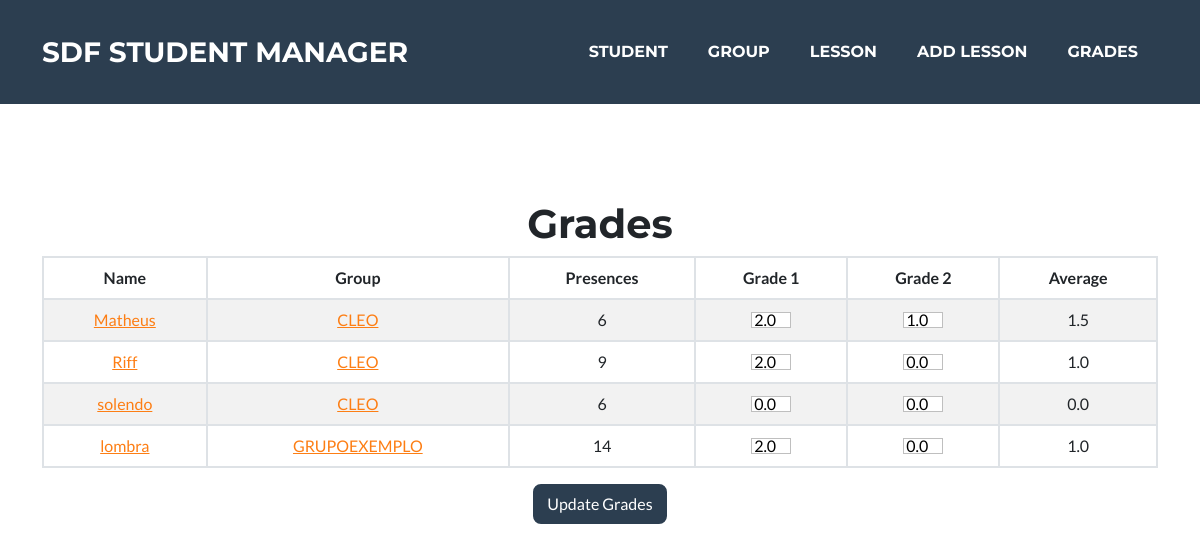
The app's page /grades/, older data.
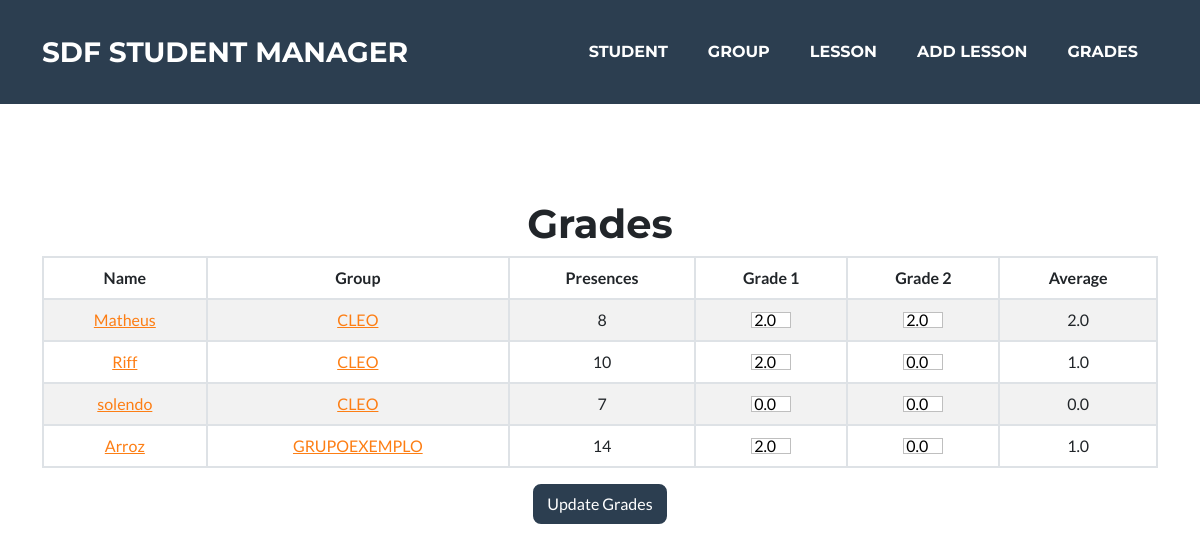
The same page, newer data.
### presence_count/models.py (models this page shows, shortened)
class Student(models.Model):
    name = models.CharField(max_length=100)
    email = models.EmailField(max_length=100)
    grade_1 = models.FloatField(default=0)
    grade_2 = models.FloatField(default=0)
    grade_avg = models.FloatField(default=0)
    presences = models.IntegerField(default=0)
    group = models.ForeignKey(Group, on_delete=models.PROTECT, default=None, null=True, blank=True)

class Group(models.Model):
    name = models.CharField(max_length=100)
    tracking = models.URLField(blank=True)
    repo = models.URLField(blank=True)
    prototype = models.URLField(blank=True)
    description = models.TextField(max_length=512, blank=True)
    def __str__(self):
        return self.name

### presence_count/views.py (the view, shortened to what this page needs)
# urls.py: path('grades/', views.grades_manager, name='grades_manager'),
def grades_manager(request):
    student_list = Student.objects.all().order_by('group_id')
    return render(request, 'student/update_grades.html', {'student_list': student_list})

### presence_count/templates/student/update_grades.html (shortened to what this page needs)
{% extends 'base.html' %}
{% block body %}
<header class="masthead text-center">
    <div class="container d-flex flex-column">
        <form action="" method="POST">
            <h1>Grades</h1>
            <table class="table table-striped table-hover table-bordered">
                <thead>
                    <tr>
                        <th scope="col">Name</th>
                        <th scope="col">Group</th>
                        <th scope="col">Presences</th>
                        <th scope="col">Grade 1</th>
                        <th scope="col">Grade 2</th>
                        <th scope="col">Average</th>
                    </tr>
                </thead>
                <tbody>
                    {% for student in student_list %}
                    <tr>
                        <td><a href="{% url 'presence_count:view_student' student.id %}" target="_blank">{{student.name}}</a></td>
                        {% if student.group_id %}
                            <td><a href="{% url 'presence_count:view_group' student.group_id %}" target="_blank">{{student.group}}</a></td>
                        {% else %}
                            <td>{{student.group}}</td>
                        {% endif %}
                        <td>{{student.presences}}</td>
                        <td>
                            <div class="grade1-update">
                                <input class="form-check-input grade" style='width: 2.5em' input="number" step="0.1"
                                    value={{student.grade_1}} name="grade1">
                            </div>
                        </td>
                        <td>
                            <div class="grade2-update">
                                <input class="form-check-input grade" style='width: 2.5em' input="number" step="0.1"
                                    value={{student.grade_2}} name="grade2">
                            </div>
                        </td>
                        <td>{{student.grade_avg}}</td>
                    </tr>
                    {% endfor %}
                </tbody>
            </table>
            <button class="btn btn-secondary" type="submit">Update Grades</button>
        </form>
    </div>
</header>
{% endblock %}

### presence_count/templates/base.html (shortened to what this page needs)
{% load static %}
<!DOCTYPE html>
<html lang="en">
<head>
    {% include 'snippets/head.html' %}
</head>
<body id="page-top">
    {% include 'snippets/navbar.html' %}
    {% block body %}
    {% endblock %}
</body>
</html>

### presence_count/templates/snippets/head.html (shortened to what this page needs)
{% load static %}
<link href="{% static 'css/styles.css' %}" rel="stylesheet" />

### presence_count/templates/snippets/navbar.html (shortened to what this page needs)
{% load static %}
<nav class="navbar navbar-expand-lg bg-secondary text-uppercase fixed-top" id="mainNav">
    <div class="container">
        <a class="navbar-brand" href="{% url 'presence_count:home' %}">SDF Student Manager</a>
        <div class="collapse navbar-collapse" id="navbarResponsive">
            <ul class="navbar-nav ms-auto">
                <li class="nav-item mx-0 mx-lg-1"><a class="nav-link py-3 px-0 px-lg-3 rounded" href="{% url 'presence_count:student' %}">Student</a></li>
                <li class="nav-item mx-0 mx-lg-1"><a class="nav-link py-3 px-0 px-lg-3 rounded" href="{% url 'presence_count:group' %}">Group</a></li>
                <li class="nav-item mx-0 mx-lg-1"><a class="nav-link py-3 px-0 px-lg-3 rounded" href="{% url 'presence_count:lesson_manager' %}">Lesson</a></li>
                <li class="nav-item mx-0 mx-lg-1"><a class="nav-link py-3 px-0 px-lg-3 rounded" href="{% url 'presence_count:lesson' %}">Add lesson</a></li>
                <li class="nav-item mx-0 mx-lg-1"><a class="nav-link py-3 px-0 px-lg-3 rounded" href="{% url 'presence_count:grades_manager' %}">Grades</a></li>
            </ul>
        </div>
    </div>
</nav>

Row changes from the older to the newer data that the page shows:
changed Student "Matheus": presences "6" → "8"; grade2 "1.0" → "2.0"; grade_avg "1.5" → "2.0"
changed Student "Riff": presences "9" → "10"
changed Student "solendo": presences "6" → "7"
changed Student "GRUPOEXEMPLO": name "lombra" → "Arroz"
